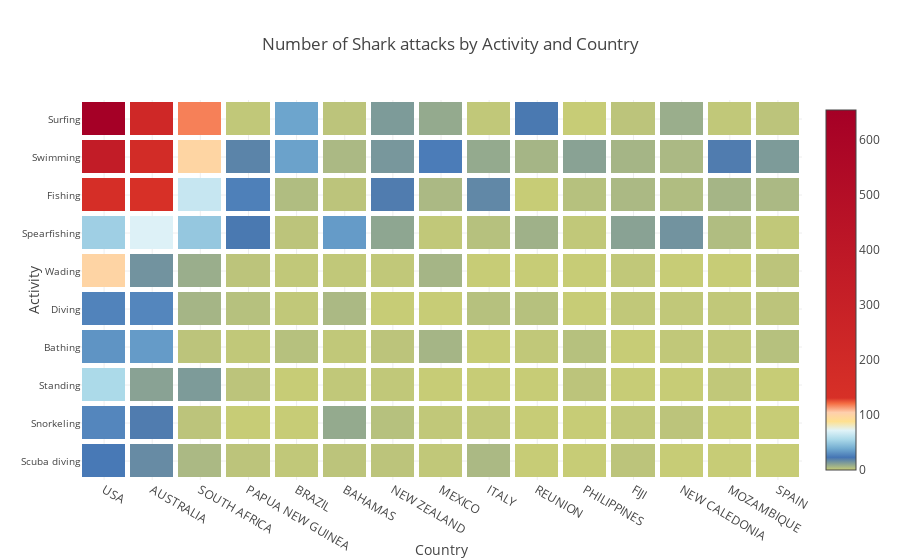

Here is the notebook cell this chart was saved with:
### Code cell
trace = go.Heatmap(z=z,
                   x=top_countries,
                   y=top_activities, xgap =5, ygap=5,
                  colorscale=[[0.0, 'rgb(199,204,118)'], 
                              [0.035,'rgb(69,117,180)' ],
                              [0.06, 'rgb(116,173,209)'],
                              [0.085, 'rgb(171,217,233)'],
                              [0.11, 'rgb(224,243,248)'],
                              [0.135, 'rgb(254,224,144)'],
                              [0.16, 'rgb(254,207,173)'],
                              [0.185, 'rgb(244,109,67)'],
                              [0.2, 'rgb(215,48,39)'],
                              [1.0, 'rgb(165,0,38)' ]])
data=[trace]


layout = go.Layout(
    title='Number of Shark attacks by Activity and Country',
    xaxis = dict(ticks='', nticks=20, title = 'Country', tickmode = 'linear'),
    yaxis = dict(ticks='', tickprefix = "", side='left',
        position=0.0, title = 'Activity', tickangle=0, tickfont=dict(
            size=10)))

fig = go.Figure(data=data, layout=layout)
fig['layout']['yaxis']['autorange'] = "reversed"
iplot(fig, filename = "Sharks heatmap")

### Figure 1 — Plotly figure (JSON) as saved in the notebook; plotly's stock layout.template omitted (floating-point values rounded to 4 significant figures; data arrays with more than 128 entries replaced by an {"elided": "..."} marker saying what was removed)
{"data": [{"colorscale": [[0, "rgb(199,204,118)"], [0.035, "rgb(69,117,180)"], [0.06, "rgb(116,173,209)"], [0.085, "rgb(171,217,233)"], [0.11, "rgb(224,243,248)"], [0.135, "rgb(254,224,144)"], [0.16, "rgb(254,207,173)"], [0.185, "rgb(244,109,67)"], [0.2, "rgb(215,48,39)"], [1, "rgb(165,0,38)"]], "type": "heatmap", "uid": "ecfce199-27b3-46f8-87fd-2e7db282214d", "x": ["USA", "AUSTRALIA", "SOUTH AFRICA", "PAPUA NEW GUINEA", "BRAZIL", "BAHAMAS", "NEW ZEALAND", "MEXICO", "ITALY", "REUNION", "PHILIPPINES", "FIJI", "NEW CALEDONIA", "MOZAMBIQUE", "SPAIN"], "xgap": 5, "y": ["Surfing", "Swimming", "Fishing", "Spearfishing", "Wading", "Diving", "Bathing", "Standing", "Snorkeling", "Scuba diving"], "ygap": 5, "z": {"elided": "10x15 int values"}}], "layout": {"title": {"text": "Number of Shark attacks by Activity and Country"}, "xaxis": {"nticks": 20, "tickmode": "linear", "ticks": "", "title": {"text": "Country"}}, "yaxis": {"autorange": "reversed", "position": 0, "side": "left", "tickangle": 0, "tickfont": {"size": 10}, "tickprefix": "", "ticks": "", "title": {"text": "Activity"}}}}
